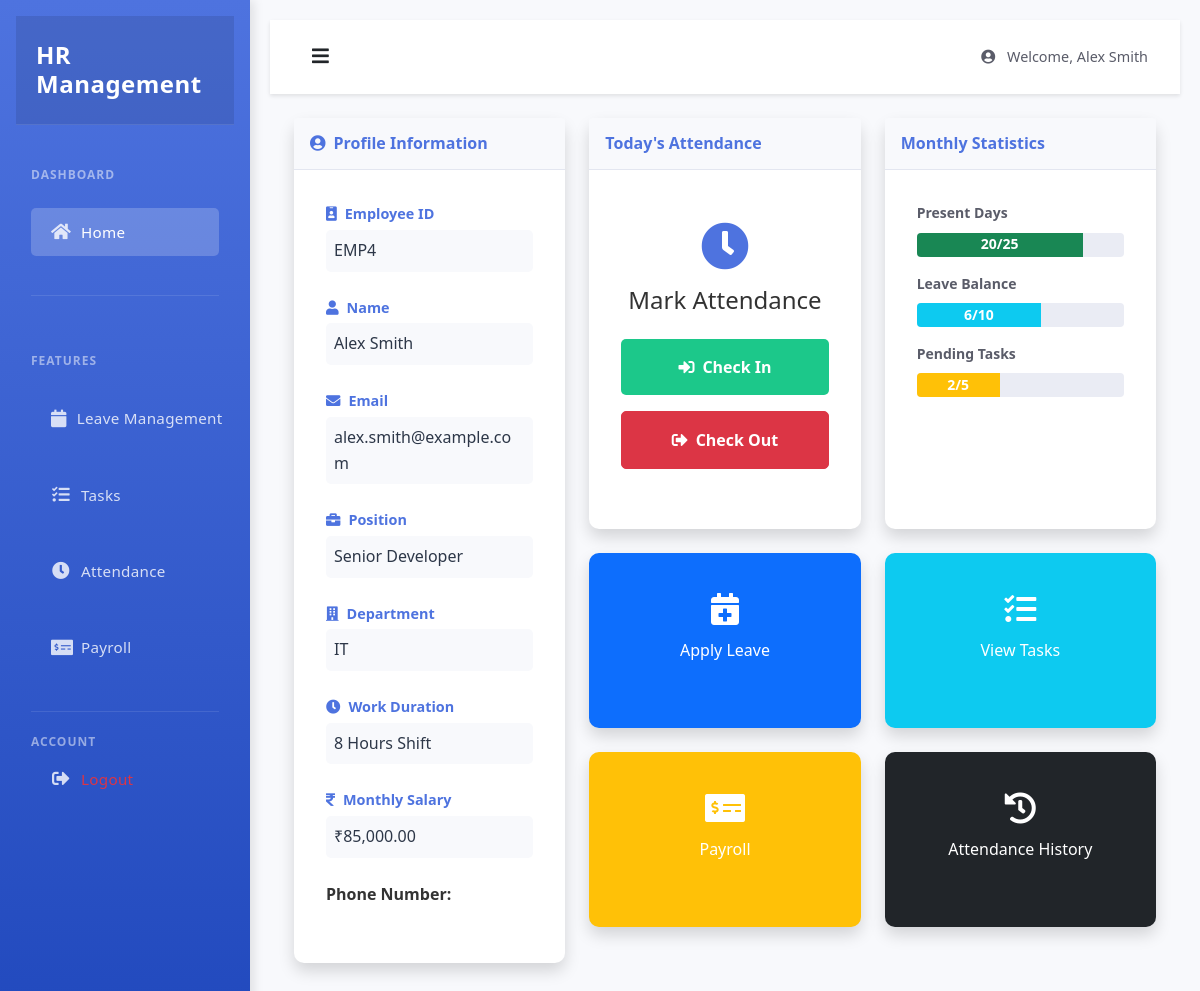
The page /employee/dashboard (signed in) on the database its author committed.
### tables this page shows
CREATE TABLE users (
    id INTEGER PRIMARY KEY AUTOINCREMENT,
    first_name TEXT NOT NULL,
    last_name TEXT NOT NULL,
    email TEXT UNIQUE NOT NULL,
    phone TEXT,
    username TEXT UNIQUE,
    password_hash TEXT NOT NULL,
    role TEXT NOT NULL,
    position TEXT,
    department TEXT,
    salary REAL,
    duration INTEGER,
    join_date TEXT,
    profile_pic TEXT,
    created_at TIMESTAMP DEFAULT CURRENT_TIMESTAMP
);

### app.py (the view)
@app.route('/employee/dashboard')
@login_required
def employee_dashboard():
    if session.get('is_admin'):
        return redirect(url_for('view_employees'))
    db = get_db()
    cursor = db.cursor()
    cursor.execute('''
        SELECT id, first_name, last_name, email, position, department, duration, salary
        FROM users WHERE id = ?
    ''', (session['user_id'],))
    employee = cursor.fetchone()
    return render_template('employee_dashboard.html', employee=employee)

### app.py (called while the page is built)
def get_db():
    if not hasattr(g, 'sqlite_db'):
        g.sqlite_db = sqlite3.connect(app.config['DATABASE'])
        g.sqlite_db.row_factory = sqlite3.Row
    return g.sqlite_db

def login_required(f):
    @wraps(f)
    def decorated_function(*args, **kwargs):
        if 'user_id' not in session:
            flash('Please login first')
            return redirect(url_for('login'))
        return f(*args, **kwargs)
    return decorated_function

### templates/employee_dashboard.html (shortened to what this page needs)
{% extends "employee/base.html" %}
{% block content %}
<div class="container-fluid">
            <div class="container-fluid mt-4">
                <div class="row">
                    <div class="col-xl-4 col-lg-5">
                        <div class="card shadow mb-4">
                            <div class="card-header py-3 d-flex align-items-center">
                                <h6 class="m-0 font-weight-bold text-primary">
                                    <i class="fas fa-user-circle me-2"></i>Profile Information
                                </h6>
                            </div>
                            <div class="card-body">
                                <div class="profile-item">
                                    <label><i class="fas fa-id-badge me-2"></i>Employee ID</label>
                                    <p class="text-dark">EMP{{ employee['id'] }}</p>
                                </div>
                                <div class="profile-item">
                                    <label><i class="fas fa-user me-2"></i>Name</label>
                                    <p class="text-dark">{{ employee['first_name'] }} {{ employee['last_name'] }}</p>
                                </div>
                                <div class="profile-item">
                                    <label><i class="fas fa-envelope me-2"></i>Email</label>
                                    <p class="text-dark">{{ employee['email'] }}</p>
                                </div>
                                <div class="profile-item">
                                    <label><i class="fas fa-briefcase me-2"></i>Position</label>
                                    <p class="text-dark">{{ employee['position'] or 'Not Assigned' }}</p>
                                </div>
                                <div class="profile-item">
                                    <label><i class="fas fa-building me-2"></i>Department</label>
                                    <p class="text-dark">{{ employee['department'] or 'Not Assigned' }}</p>
                                </div>
                                <div class="profile-item">
                                    <label><i class="fas fa-clock me-2"></i>Work Duration</label>
                                    <p class="text-dark">{{ employee['duration'] or '8' }} Hours Shift</p>
                                </div>
                                <div class="profile-item">
                                    <label><i class="fas fa-rupee-sign me-2"></i>Monthly Salary</label>
                                    <p class="text-dark">₹{{ "{:,.2f}".format(employee['salary']|float) if employee['salary'] else '0.00' }}</p>
                                </div>
                                <div class="mb-3">
                                    <label class="form-label fw-bold">Phone Number:</label>
                                </div>
                            </div>
                        </div>
                    </div>
                    <div class="col-xl-8 col-lg-7">
                        <div class="row">
                            <div class="col-md-6 mb-4">
                                <div class="card shadow h-100">
                                    <div class="card-header py-3">
                                        <h6 class="m-0 font-weight-bold text-primary">Today's Attendance</h6>
                                    </div>
                                    <div class="card-body text-center">
                                        <i class="fas fa-clock fa-3x mb-3 text-primary"></i>
                                        <h4 class="mb-3">Mark Attendance</h4>
                                        <form action="{{ url_for('mark_attendance') }}" method="POST" class="d-inline">
                                            <button type="submit" class="btn btn-success btn-lg mb-2 w-100">
                                                <i class="fas fa-sign-in-alt me-2"></i>Check In
                                            </button>
                                        </form>
                                        <form action="{{ url_for('mark_attendance') }}" method="POST" class="d-inline">
                                            <button type="submit" class="btn btn-danger btn-lg w-100">
                                                <i class="fas fa-sign-out-alt me-2"></i>Check Out
                                            </button>
                                        </form>
                                    </div>
                                </div>
                            </div>
                            <div class="col-md-6 mb-4">
                                <div class="card shadow h-100">
                                    <div class="card-header py-3">
                                        <h6 class="m-0 font-weight-bold text-primary">Monthly Statistics</h6>
                                    </div>
                                    <div class="card-body">
                                        <div class="stat-item mb-3">
                                            <label>Present Days</label>
                                            <div class="progress">
                                                <div class="progress-bar bg-success" style="width: 80%">20/25</div>
                                            </div>
                                        </div>
                                        <div class="stat-item mb-3">
                                            <label>Leave Balance</label>
                                            <div class="progress">
                                                <div class="progress-bar bg-info" style="width: 60%">6/10</div>
                                            </div>
                                        </div>
                                        <div class="stat-item">
                                            <label>Pending Tasks</label>
                                            <div class="progress">
                                                <div class="progress-bar bg-warning" style="width: 40%">2/5</div>
                                            </div>
                                        </div>
                                    </div>
                                </div>
                            </div>
                        </div>
                        <div class="row">
                            <div class="col-md-6 mb-4">
                                <a href="{{ url_for('apply_leave') }}" class="card bg-primary text-white shadow h-100 py-2 d-block text-decoration-none">
                                    <div class="card-body">
                                        <div class="text-center">
                                            <i class="fas fa-calendar-plus fa-2x mb-3"></i>
                                            <h6>Apply Leave</h6>
                                        </div>
                                    </div>
                                </a>
                            </div>
                            <div class="col-md-6 mb-4">
                                <a href="{{ url_for('view_tasks') }}" class="card bg-info text-white shadow h-100 py-2 d-block text-decoration-none">
                                    <div class="card-body">
                                        <div class="text-center">
                                            <i class="fas fa-tasks fa-2x mb-3"></i>
                                            <h6>View Tasks</h6>
                                        </div>
                                    </div>
                                </a>
                            </div>
                            <div class="col-md-6 mb-4">
                                <a href="{{ url_for('view_payroll') }}" class="card bg-warning text-white shadow h-100 py-2 d-block text-decoration-none">
                                    <div class="card-body">
                                        <div class="text-center">
                                            <i class="fas fa-money-check-alt fa-2x mb-3"></i>
                                            <h6>Payroll</h6>
                                        </div>
                                    </div>
                                </a>
                            </div>
                            <div class="col-md-6 mb-4">
                                <a href="{{ url_for('attendance_history') }}" class="card bg-dark text-white shadow h-100 py-2 d-block text-decoration-none">
                                    <div class="card-body">
                                        <div class="text-center">
                                            <i class="fas fa-history fa-2x mb-3"></i>
                                            <h6>Attendance History</h6>
                                        </div>
                                    </div>
                                </a>
                            </div>
                        </div>
                    </div>
                </div>
            </div>
        </div>
    </div>
{% endblock %}

### static/style.css (style rules this page uses)
* { margin: 0; padding: 0; box-sizing: border-box; }
body { font-family: 'Segoe UI', Tahoma, Geneva, Verdana, sans-serif; line-height: 1.6; background-color: #f8f9fa; color: #333; min-height: 100vh; display: flex; flex-direction: column; }
.card { background: white; border-radius: 10px; box-shadow: 0 2px 15px rgba(0, 0, 0, 0.1); transition: transform 0.2s, box-shadow 0.2s; margin-bottom: 20px; border: none; }
.card-body { padding: 2rem; }
.btn { padding: 0.5rem 1.5rem; border-radius: 5px; transition: all 0.3s; font-weight: 500; }
.btn-success { background-color: #1cc88a; border: none; }
.fa-3x { margin: 20px 0; color: #4e73df; }
.fa-3x { margin: 20px 0; }
.card { margin-bottom: 20px; }
.profile-item { margin-bottom: 1.5rem; }
.profile-item label { display: block; color: #4e73df; font-weight: 600; font-size: 0.9rem; margin-bottom: 0.3rem; }
.profile-item p { margin: 0; padding: 0.5rem; background: #f8f9fc; border-radius: 5px; font-size: 1rem; }
.card-header { background-color: #f8f9fc; border-bottom: 1px solid #e3e6f0; }
.font-weight-bold { font-weight: 700 !important; }
.text-primary { color: #4e73df !important; }
.card-body .text-center { transition: transform 0.2s; }
.text-dark { color: #2d3748 !important; }
.stat-item label { display: block; color: #5a5c69; font-weight: 600; font-size: 0.875rem; margin-bottom: 0.5rem; }
.progress { height: 1.5rem; font-size: 0.875rem; font-weight: 600; background-color: #eaecf4; }
.progress-bar { display: flex; align-items: center; justify-content: center; }
.card.bg-primary, .card.bg-success, .card.bg-info, .card.bg-warning, .card.bg-secondary, .card.bg-dark { transition: all 0.3s ease; }
.btn-lg { padding: 1rem 1.5rem; font-size: 1rem; font-weight: 600; margin: 0.5rem 0; }

### rows shown on the page
users: id "4", first_name "Alex", last_name "Smith", email "alex.smith@example.com", position "Senior Developer", department "IT", duration "8", salary "85,000.00"

### other values the page prints
{{ session.get('username') }} "Alex Smith"
